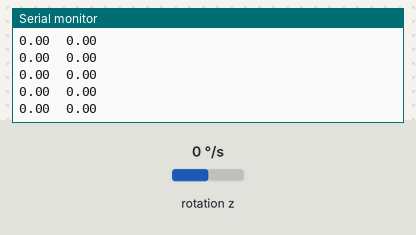
The sketch below on a simulated Arduino Uno, built with avr-gcc and run on an emulated ATmega328P. Parts: the last lines printed to the serial monitor. Wiring (inferred from the names in the program): MPU-6050 motion sensor at I2C address 0x68. Inputs (shaded band) come from the test bench; at power-on: rotation z 0 °/s.

Above: at 2.8 s.
2.9 s: rotation z set to -192 °/s
At 2.97 s:
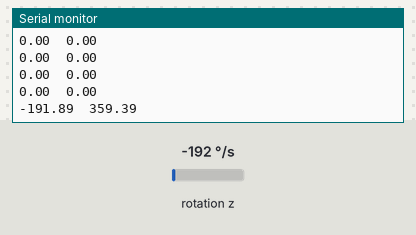
4.4 s: rotation z set to -100 °/s
At 4.42 s:
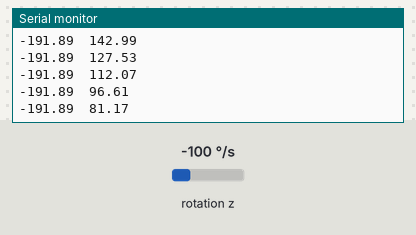
Timing chart, 0 to 7.4 s (numbered marks = the images above; inputs shaded):
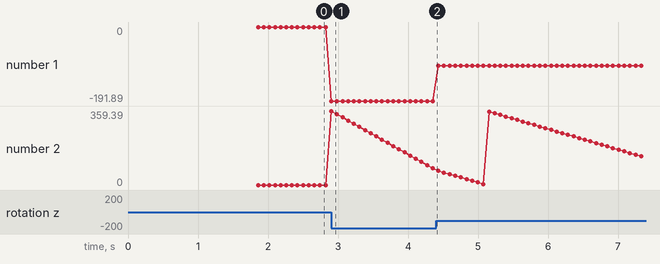

The sketch:

I2C_code.ino
```cpp
#include <Wire.h>
#include "Gyro.h"

Gyro gyro;
void setup() {
  Serial.begin(115200);
  Wire.begin();

  if(!gyro.begin(3))
  {
    Serial.println("Gyro not found!");
    while(1);
  }
  gyro.calibrate(50);

}

void loop() {
  for(int i = 0; i < 25; i++)
  {
    gyro.update();
    delayMicroseconds(2500);
  }

//  Serial.print(gyro.raw_MS);
//  Serial.print('\t');
//  Serial.print(gyro.raw_LS);
//  Serial.print('\t');
//  Serial.print(gyro.raw_data);
//  Serial.print('\t');
//  Serial.println(gyro.rate);

  Serial.print(gyro.rate);
  Serial.print('\t');
  Serial.println(gyro.angle);
}
```

Gyro.cpp
```cpp
#include "Gyro.h"

Gyro::Gyro(uint8_t addr)
{
  this->addr = addr;
}

bool Gyro::begin(int scale_num)
{
  // Check for MPU6050
  Wire.beginTransmission(addr);
  if(Wire.endTransmission())
    return false;

  // reset MPU 6050
  Wire.beginTransmission(addr);
  Wire.write(pwr_mgmt_reg);
  Wire.write(0);
  Wire.endTransmission();

  // set gyro scale

  max_scale = scale_num;
  Wire.beginTransmission(addr);
  Wire.write(config_reg);
  Wire.write(0 | (max_scale << 3));
  Wire.endTransmission();

  timer = micros();
  delayMicroseconds(1000);
  calibrate(500);
  return true;
}

int Gyro::getRawData()
{
  // set the module's internal reg pointer to the gyro Z axis register
  Wire.beginTransmission(addr);
  Wire.write(data_reg);
  Wire.endTransmission();

  // request the 2 8-bit data bytes
  Wire.requestFrom(addr, 2);

  // wait until the data has been recieved or 100ms has elapsed
  int t = millis();
  const int time_out = 100;
  while(!Wire.available() && (millis() - t < time_out)){}

  // logical OR the most significant and least significant bytes, shifting the MS byte 8 bits to the left.
  // The MS byte is always sent first, and the read functions are always called in the same order, so the
  // left Wire.read() will always be the MS byte and the right Wire.read() the LS byte.
  raw_MS = Wire.read();
  raw_LS = Wire.read();
  raw_data = (raw_MS << 8) | (raw_LS);
  return raw_data;
}

void Gyro::update()
{
  // dt is the elapsed time in seconds since the last time
  // update (this function) was called.
  long time_stamp = micros();
  float dt = (time_stamp - timer) / 1000000.0;
  timer = time_stamp;

  // magic number 32758.0 converts the raw data from an integer
  // [-32768, 32767] to a float [-1.0, 1.0]. Multiplying by the
  // appropriate scale_factor converts rate to [-max_scale, max_scale]
  // in degrees per second.
  rate = getRawData() / 32768.0;
  rate *= scale_factor[max_scale];
  rate += rate_offset;

  // the integration step: current angle is incremented by the current
  // rate times the elapsed time. This results in a small error when the
  // rate is changing, but this error is cancelled out whenever the rate
  // returns to zero.
  angle += rate * dt;

  // angle is contstrained to [0, 360) degrees
  angle = wrap360(angle);
}

void Gyro::calibrate(int iterations)
{
  Serial.println("Calibrating...");

  // sum the raw rate data at 400Hz. An int is sufficiently large because
  // the error will generally be much smaller than the maximum value.
  int rate_accumulator = 0;
  for(int i = 0; i < iterations; i++)
  {
    rate_accumulator += getRawData();
    delayMicroseconds(2500);
  }

  // calculate the average rate error of the gyro. The negative of this
  // result will be added to every value so that the gyro reads 0 when
  // motionless.
  float avg_rate_error = rate_accumulator / (float)iterations;
  rate_offset = -avg_rate_error / 32.768;

  Serial.print("Complete! calculated offset:");
  Serial.print(rate_offset);
}

float Gyro::wrap360(float num)
{
  // Possible but unlikely long loop times here, but I'm pretty sure an
  // infinite loop is impossible.
  while(num > 360)
    num -= 360;
  while(num < 0)
    num += 360;

  return num;
}
```

Gyro.h
```cpp
#ifndef GYRO_
#define GYRO_

#include <Wire.h>
#include <Arduino.h>

class Gyro
{
private:
  int getRawData(); // get the Z axis gyro data from the gyroscope
  float rate_offset = 0;  // calculated to calibrate gyro output to 0 when motionless
  long timer = 0; // records prev time to calculate elapsed time between update calls

  const uint8_t config_reg = 0x1B;    //
  const uint8_t data_reg = 0x47;      // MPU6050 internal register addresses
  const uint8_t pwr_mgmt_reg = 0x6B;  //

  int scale_factor[4] = {250, 500, 1000, 2000}; // max scale factors in deg/s
  int max_scale = 0;

public:
  uint8_t addr = 0x68;  // gyro module I2C address

  float rate = 0;   // curent rate in degrees/s
  float angle = 0;  // current angle in degrees

  int16_t raw_data = 0;
  uint8_t raw_MS = 0;
  uint8_t raw_LS = 0;

  Gyro(){}
  Gyro(uint8_t addr);

  bool begin(int scale_num = 2);  // initialize pins, set max scale:
                                  // 0: 250 deg/s
                                  // 1: 500 deg/s
                                  // 2: 1000 deg/s
                                  // 3: 2000 deg/s

  void calibrate(int iterations); // run once to estimate the gyroscope's drift error
  void update(); // run every loop to get new data and integrate old data

  float wrap360(float num); // constrain an angular value to [0, 360) degrees

};

#endif
```

Measured:
- after the input at 2.9 s, the serial monitor: prints a new line at once (image 1)
- plotted number 1: 0 → -191.89 after the input at 2.9 s
- plotted number 2: 0 → 81.17 after the input at 2.9 s
